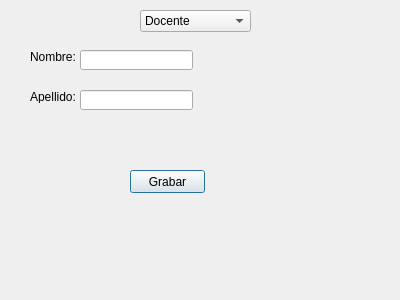
<?xml version="1.0" encoding="UTF-8"?>
<ui version="4.0">
 <class>Dialog</class>
 <widget class="QDialog" name="Dialog">
  <property name="geometry">
   <rect>
    <x>0</x>
    <y>0</y>
    <width>400</width>
    <height>300</height>
   </rect>
  </property>
  <property name="windowTitle">
   <string>Dialog</string>
  </property>
  <widget class="QLabel" name="label">
   <property name="geometry">
    <rect>
     <x>30</x>
     <y>50</y>
     <width>47</width>
     <height>13</height>
    </rect>
   </property>
   <property name="text">
    <string>Nombre:</string>
   </property>
  </widget>
  <widget class="QComboBox" name="comboBox">
   <property name="geometry">
    <rect>
     <x>140</x>
     <y>10</y>
     <width>111</width>
     <height>22</height>
    </rect>
   </property>
   <item>
    <property name="text">
     <string>Docente </string>
    </property>
   </item>
   <item>
    <property name="text">
     <string>Estudiante</string>
    </property>
   </item>
  </widget>
  <widget class="QLabel" name="label_2">
   <property name="geometry">
    <rect>
     <x>30</x>
     <y>60</y>
     <width>47</width>
     <height>13</height>
    </rect>
   </property>
   <property name="text">
    <string/>
   </property>
  </widget>
  <widget class="QLineEdit" name="lineEdit">
   <property name="geometry">
    <rect>
     <x>80</x>
     <y>50</y>
     <width>113</width>
     <height>20</height>
    </rect>
   </property>
  </widget>
  <widget class="QLabel" name="label_3">
   <property name="geometry">
    <rect>
     <x>30</x>
     <y>90</y>
     <width>47</width>
     <height>13</height>
    </rect>
   </property>
   <property name="text">
    <string>Apellido: </string>
   </property>
  </widget>
  <widget class="QLineEdit" name="lineEdit_2">
   <property name="geometry">
    <rect>
     <x>80</x>
     <y>90</y>
     <width>113</width>
     <height>20</height>
    </rect>
   </property>
  </widget>
  <widget class="QPushButton" name="pushButton">
   <property name="geometry">
    <rect>
     <x>130</x>
     <y>170</y>
     <width>75</width>
     <height>23</height>
    </rect>
   </property>
   <property name="text">
    <string>Grabar</string>
   </property>
  </widget>
 </widget>
 <resources/>
 <connections/>
</ui>
